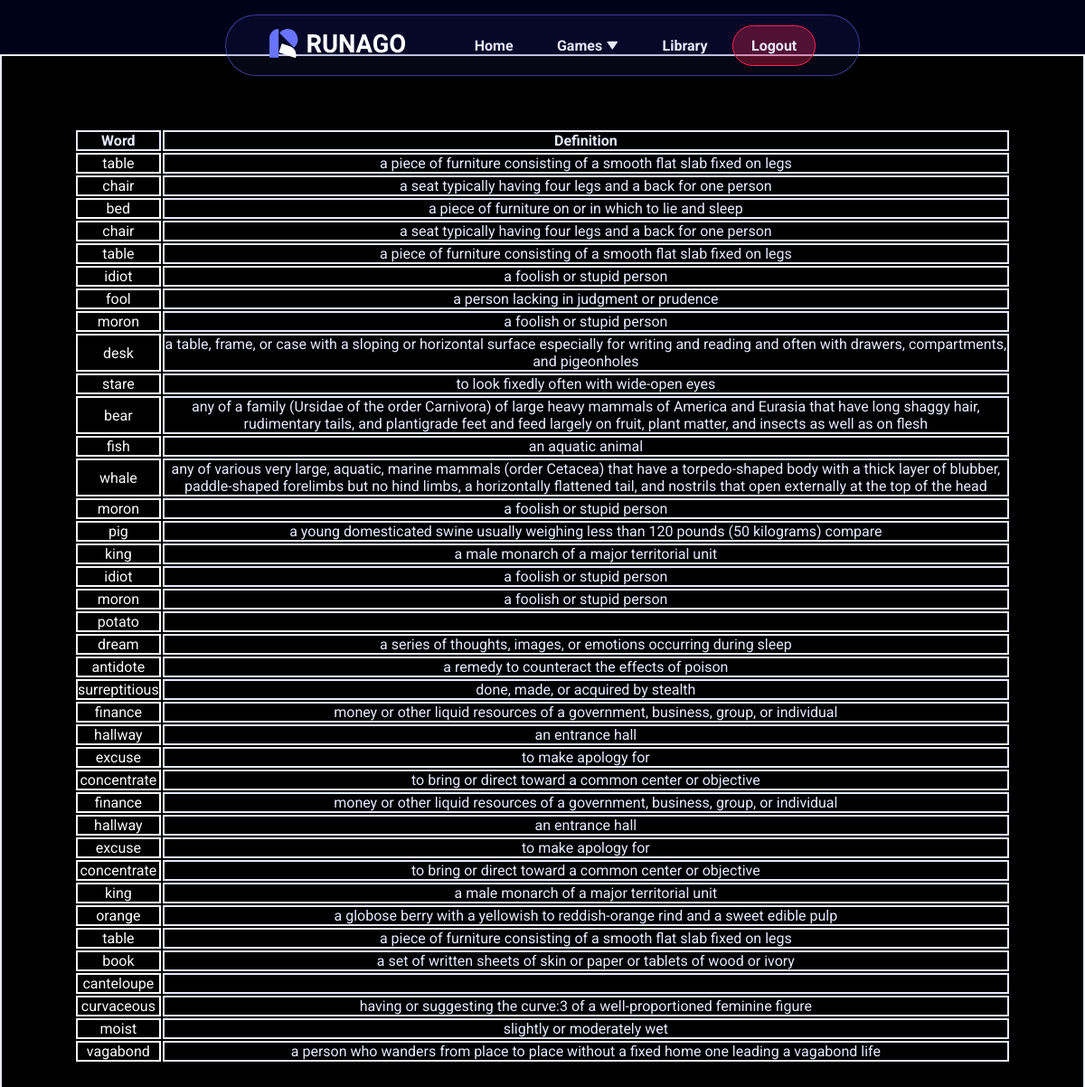
The app's page /library (signed in) with its own data.
### website/models.py (models this page shows)
class LearnedWord(db.Model, UserMixin):
    id = db.Column(db.Integer, primary_key=True)
    user_id = db.Column(db.Integer, db.ForeignKey('user.id'), nullable=False)
    user = db.relationship('User', backref='learned_words')
    word = db.Column(db.String(20), nullable=False)
    definition = db.Column(db.String(50), nullable=True)

### website/pages.py (the view)
@pages.route('/library')
def library():
    learned_words = LearnedWord.query.filter_by(user_id=current_user.id).all()
    Users = User.query.all()
    Users_id = current_user.id
    print(Users_id)
    return render_template("library.html", user = current_user, learned_words=learned_words, Users = Users, Users_id = Users_id)

### website/__init__.py (called while the page is built)
def create_app():
    app = Flask(__name__, static_url_path='/static')
    app.config['SECRET_KEY']= '7997'
    app.config['SQLALCHEMY_DATABASE_URI'] = f'sqlite:///{DB_NAME}'
    db.init_app(app)
    migrate.init_app(app, db)
    from .pages import pages
    from.auth import auth
    app.register_blueprint(pages, url_prefix='/')
    app.register_blueprint(auth, url_prefix='/')
    from .models import User
    from .models import LearnedWord
    with app.app_context():
        db.create_all()
    login_manager = LoginManager()
    login_manager.login_view = 'auth.login'
    login_manager.init_app(app)
    @login_manager.user_loader
    def load_user(id):
        return User.query.get(int(id))
    return app

### website/templates/library.html (shortened to what this page needs)
{% extends "base.html" %} {% block title %} library {% endblock %} {% block
content %}
<head>
</head>
<div class="flashcards_home">
  <table class="table" style="margin-top: 60px; padding: 5rem">
    <thead>
      <tr>
        <th>Word</th>
        <th>Definition</th>
      </tr>
    </thead>
    <tbody>
      {% for words in learned_words %}
      <tr>
        <td class="words_defs" id="words">{{words.word}}</td>
        <td class="words_defs" id="Definitions">{{words.definition}}</td>
      </tr>
      {% endfor %}
    </tbody>
  </table>
</div>
{% endblock %}

### website/templates/base.html (shortened to what this page needs)
<!DOCTYPE html>
<html>
  <head>
    <link href='https://unpkg.com/boxicons@2.1.4/css/boxicons.min.css' rel='stylesheet'>
  </head>
  <body>
    {% if user.is_authenticated %}
    <nav>
      <a href="/" class="nav-logo" >
        <img  src="static/runago-logo.svg" alt="">
      </a>
      <div class="collapse navbar-collapse" id="navbar">
        <ul class="navbar-nav">
          <li  class="nav-item"><a class="nav-link" id="home" href="/">Home</a></li>
          <li class="has-dropdown nav-link" id="dropDownDiv" aria-label="themes dropdown div">
            <button class="nav-item gameBtn"  id="gamesButton" aria-label="games dropdown button">Games <i class='bx bxs-down-arrow'></i></button>
          </li>
          <li class="nav-item"><a class="nav-link" id="library" href="/library">Library</a></li>
          <li id="logout-div" class="nav-item"><a class="nav-link" id="logout" href="/logout">Logout</a></li>
        </ul>
      </div>
    </nav>
    {% endif %}
    <div class="contain">
      {% block content %}
      {% endblock %}
    </div>
  </body>
</html>

### website/templates/base.html (style rules this page uses)
:root { --clr-accent-1: #6874ff; --clr-accent-1-rgb: 104, 116, 255; --clr-accent-2: #4c58dc; --clr-accent-2-rgb: 76, 88, 220; --clr-secondary-2: #282f70; --clr-secondary-rgb: 32, 39, 99; --clr-light-0: #fff; --clr-light-0-rgb: 250, 250, 250; --clr-light-1: #e6e8ff; --clr-light-1-rgb: 230, 232, 255; --clr-dark-0: #000219; --clr-dark-0-rgb: 0, 2, 25; --clr-dark-1: rgb(13, 17, 51); --clr-dark-1-rgb: 13, 17, 51; --clr-dark-2: #9d92f62c; --clr-red-0: #fe2350; --clr-red-0-rgb: 254, 35, 80; --clr-green-0: #57ca81; --clr-green-0-rgb: 87, 202, 129; --from_input-bg: #9d92f62c; --transition-speed: 250ms; --font-family: 'Roboto', sans-serif; }
* { margin:0; padding: 0; box-sizing: border-box; }
a { color: inherit; text-decoration: none; }
li { list-style: none; }
body { background-color: var(--clr-dark-0); color: var(--clr-light-1); transition: all var(--transition-speed) !important; font-family: var(--font-family); width: 100%; min-height: 100vh; display: grid ; place-items: center; }
nav { position: absolute; top: 1rem; padding: 0.5rem 3rem; border-radius: 50px; display: flex; justify-content: space-around; align-items: center; min-height: 68px; background: rgba(var(--clr-secondary-rgb), 0.2); border: 1px solid rgba(var(--clr-accent-1-rgb), 0.5); z-index: 1100; }
nav a { transition: var(--transition-speed); }
nav img { min-width: 150px; }
#navbar { margin-left: 3.5rem; }
.navbar-nav { display: flex; gap: 0.4rem; justify-content:flex-end; }
.gameBtn { all: unset; cursor: pointer; user-select: none; border-radius: 6px; }
.gameBtn i { font-size: calc(1em - 2px); }
.navbar-nav .nav-item { font-weight: bold; padding: 12px 20px; transition: 250ms !important; border: 1px solid transparent; border-radius: 30px; }
.navbar-nav .nav-item:nth-last-child(1) { background-color: rgba(var(--clr-red-0-rgb), 0.3); border: 1px solid rgba(var(--clr-red-0-rgb), 1); border-radius: 30px; cursor: pointer; }
.contain { margin: 0 auto; text-align: center; }
.has-dropdown { position: relative; font-size: 1rem !important; }

### website/templates/library.html (style rules this page uses)
.table, th, td { border: 2px solid; background-color: rgb(0, 0, 0); }
#words { color: rgb(249, 249, 249); }

### records on screen
LearnedWord: word "table", definition "a piece of furniture consisting of a smooth flat slab fixed on legs"
LearnedWord: word "chair", definition "a seat typically having four legs and a back for one person"
LearnedWord: word "bed", definition "a piece of furniture on or in which to lie and sleep"
LearnedWord: word "chair", definition "a seat typically having four legs and a back for one person"
LearnedWord: word "table", definition "a piece of furniture consisting of a smooth flat slab fixed on legs"
LearnedWord: word "idiot", definition "a foolish or stupid person"
LearnedWord: word "fool", definition "a person lacking in judgment or prudence"
LearnedWord: word "moron", definition "a foolish or stupid person"
LearnedWord: word "desk", definition "a table, frame, or case with a sloping or horizontal surface especially for writing and reading and often with drawers, compartments, and pigeonholes"
LearnedWord: word "stare", definition "to look fixedly often with wide-open eyes"
LearnedWord: word "bear", definition "any of a family (Ursidae of the order Carnivora) of large heavy mammals of America and Eurasia that have long shaggy hair, rudimentary tails, and plantigrade feet and feed largely on fruit, plant matter, and insects as well as on flesh"
LearnedWord: word "fish", definition "an aquatic animal"
LearnedWord: word "whale", definition "any of various very large, aquatic, marine mammals (order Cetacea) that have a torpedo-shaped body with a thick layer of blubber, paddle-shaped forelimbs but no hind limbs, a horizontally flattened tail, and nostrils that open externally at the top of the head"
LearnedWord: word "moron", definition "a foolish or stupid person"
LearnedWord: word "pig", definition "a young domesticated swine usually weighing less than 120 pounds (50 kilograms) compare"
LearnedWord: word "king", definition "a male monarch of a major territorial unit"
LearnedWord: word "idiot", definition "a foolish or stupid person"
LearnedWord: word "moron", definition "a foolish or stupid person"
LearnedWord: word "potato"
LearnedWord: word "dream", definition "a series of thoughts, images, or emotions occurring during sleep"
LearnedWord: word "antidote", definition "a remedy to counteract the effects of poison"
LearnedWord: word "surreptitious", definition "done, made, or acquired by stealth"
LearnedWord: word "finance", definition "money or other liquid resources of a government, business, group, or individual"
LearnedWord: word "hallway", definition "an entrance hall"
LearnedWord: word "excuse", definition "to make apology for"
LearnedWord: word "concentrate", definition "to bring or direct toward a common center or objective"
LearnedWord: word "finance", definition "money or other liquid resources of a government, business, group, or individual"
LearnedWord: word "hallway", definition "an entrance hall"
LearnedWord: word "excuse", definition "to make apology for"
LearnedWord: word "concentrate", definition "to bring or direct toward a common center or objective"
LearnedWord: word "king", definition "a male monarch of a major territorial unit"
LearnedWord: word "orange", definition "a globose berry with a yellowish to reddish-orange rind and a sweet edible pulp"
LearnedWord: word "table", definition "a piece of furniture consisting of a smooth flat slab fixed on legs"
LearnedWord: word "book", definition "a set of written sheets of skin or paper or tablets of wood or ivory"
LearnedWord: word "canteloupe"
LearnedWord: word "curvaceous", definition "having or suggesting the curve:3 of a well-proportioned feminine figure"
LearnedWord: word "moist", definition "slightly or moderately wet"
LearnedWord: word "vagabond", definition "a person who wanders from place to place without a fixed home one leading a vagabond life"
